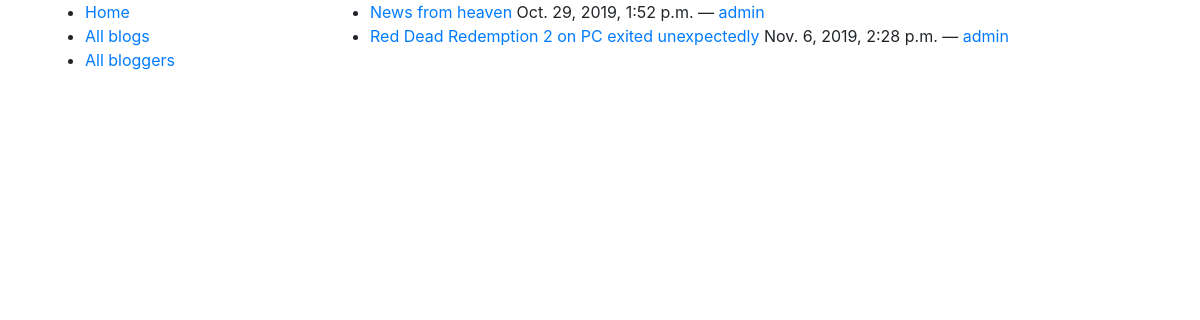
Page /blog/blogs/ on the earlier database version.
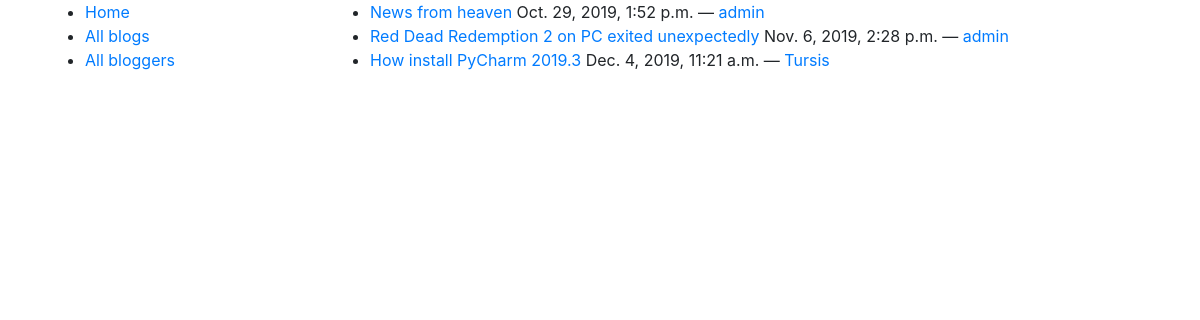
Same page on the later database version.
### blog/models.py (models this page shows, shortened)
class Blog(models.Model):
	name = models.CharField(max_length=200, help_text="Enter your name blog here.")
	author = models.ForeignKey(BlogAuthor, on_delete=models.SET_NULL, null=True)
	description = models.TextField(max_length=400, help_text="Enter your blog text here.")
	pub_date = models.DateTimeField('date published')
	def get_absolute_url(self):
		return reverse('blog:blog-detail', args=[str(self.id)])

class BlogAuthor(models.Model):
	user = models.ForeignKey(User, on_delete=models.SET_NULL, null=True)
	bio = models.TextField(max_length=400, help_text="Enter your bio details here.")
	def __str__(self):
		return self.user.username

### blog/views.py (the view)
class BlogListView(generic.ListView):
	model = Blog

### blog/templates/blog/blog_list.html
{% extends "base_generic.html" %}
{% block content %}
	{% if blog_list %}
	<ul>
		{% for blog in blog_list %}
			<li><a href={{ blog.get_absolute_url }}>{{ blog.name }} </a> {{ blog.pub_date }} —
				<a href="{% url 'blog:bloggers-detail' blog.pk%}"> {{blog.author }}</a></li>
		{% endfor %}
	</ul>
	{% endif %}
{% endblock %}

Differences in the rows shown:
added Blog: name "How install PyCharm 2019.3", pub_date "Dec. 4, 2019, 11:21 a.m.", author "Tursis"
